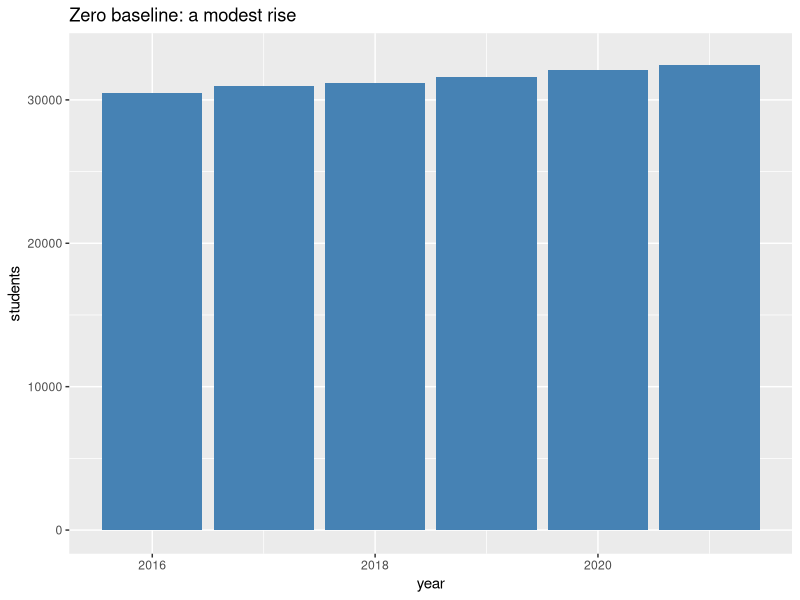
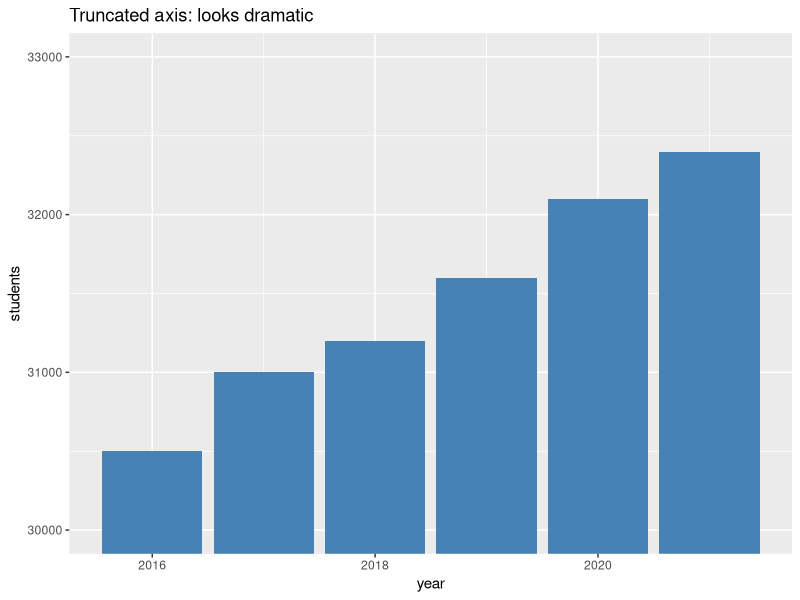
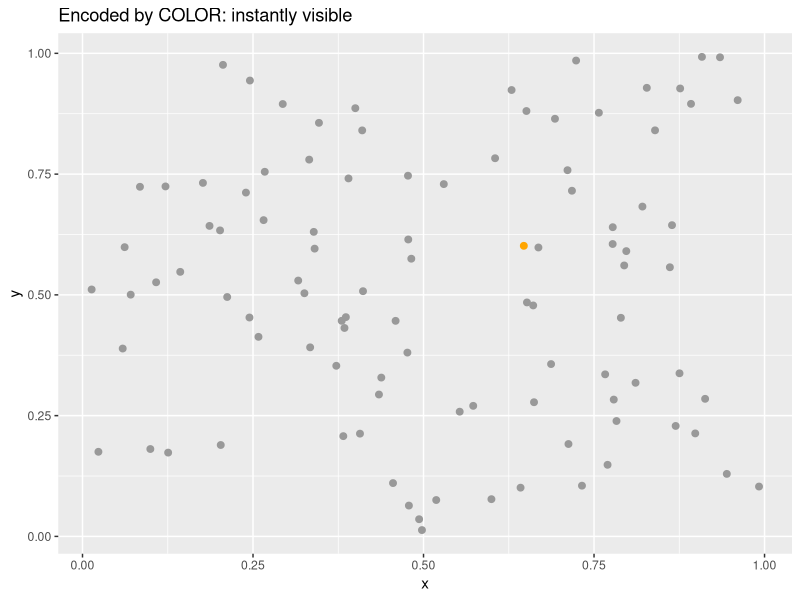
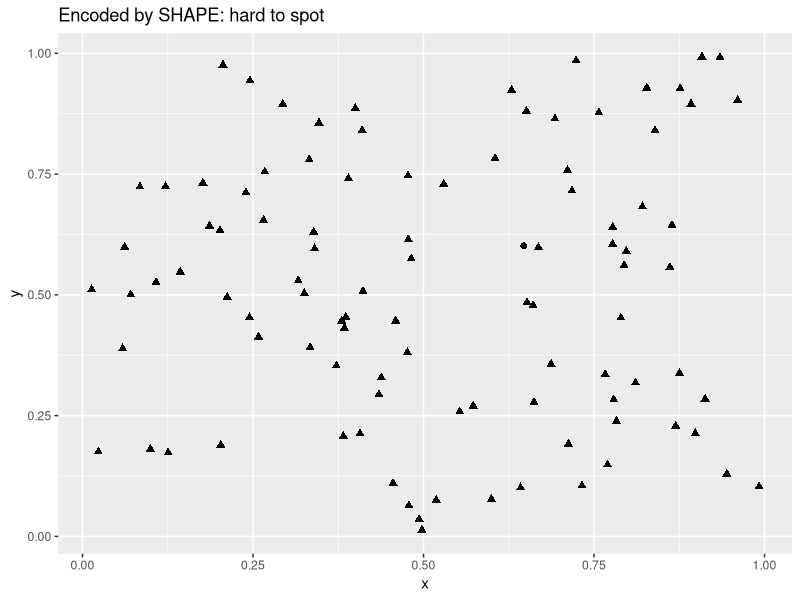
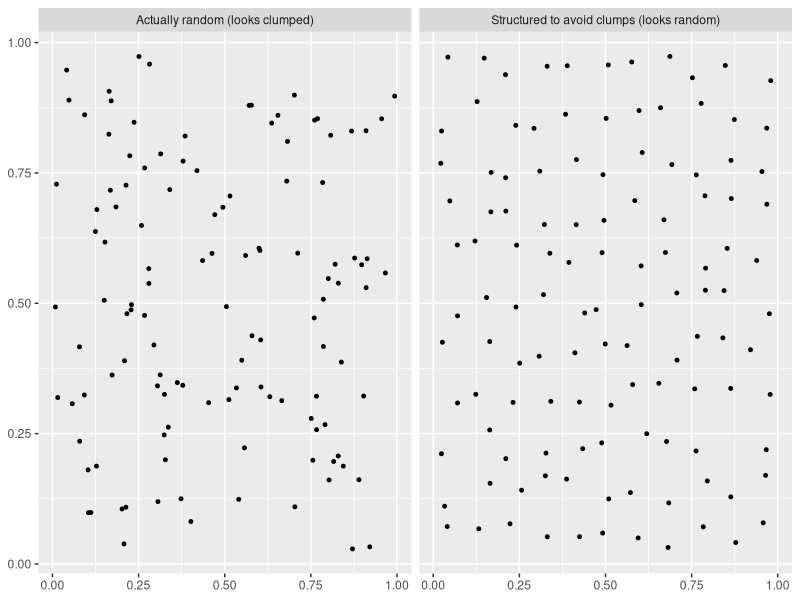

These figures' R source, in order:
## ---- chunk 1
knitr::opts_chunk$set(echo = TRUE, message = FALSE, warning = FALSE,
                      fig.width = 6, fig.height = 3.6)
library(ggplot2)
## ---- chunk 2
enroll <- data.frame(
  year = 2016:2021,
  students = c(30500, 31000, 31200, 31600, 32100, 32400)
)

# Honest: zero baseline — a modest rise.
ggplot(enroll, aes(year, students)) +
  geom_col(fill = "steelblue") +
  coord_cartesian(ylim = c(0, 33000)) +
  labs(title = "Zero baseline: a modest rise")

# Same data, truncated axis — looks dramatic.
ggplot(enroll, aes(year, students)) +
  geom_col(fill = "steelblue") +
  coord_cartesian(ylim = c(30000, 33000)) +
  labs(title = "Truncated axis: looks dramatic")
## ---- chunk 3
set.seed(1)
d <- data.frame(x = runif(100), y = runif(100))
d$special <- FALSE
d$special[42] <- TRUE   # one odd point out of 100

# Encoded by COLOR: instantly visible.
ggplot(d, aes(x, y, color = special)) +
  geom_point(size = 2, show.legend = FALSE) +
  scale_color_manual(values = c(`FALSE` = "grey60", `TRUE` = "orange")) +
  labs(title = "Encoded by COLOR: instantly visible")

# Encoded by SHAPE (triangles vs one circle): hard to spot.
ggplot(d, aes(x, y, shape = special)) +
  geom_point(size = 2, show.legend = FALSE) +
  scale_shape_manual(values = c(`FALSE` = 17, `TRUE` = 16)) +
  labs(title = "Encoded by SHAPE: hard to spot")
## ---- chunk 4
set.seed(3)
# Truly random (Poisson): independent uniform points.
poisson_pts <- data.frame(x = runif(120), y = runif(120))

# Regular: a jittered grid — deliberately spread out, no clumps.
g <- expand.grid(x = seq(0.05, 0.95, length.out = 11),
                 y = seq(0.05, 0.95, length.out = 11))
g <- g[sample(nrow(g), 120), ]
regular_pts <- data.frame(x = g$x + runif(120, -0.03, 0.03),
                          y = g$y + runif(120, -0.03, 0.03))

both <- rbind(
  cbind(poisson_pts, type = "Actually random (looks clumped)"),
  cbind(regular_pts, type = "Structured to avoid clumps (looks random)")
)
ggplot(both, aes(x, y)) +
  geom_point(size = 1) +
  facet_wrap(~ type) +
  labs(x = NULL, y = NULL)
